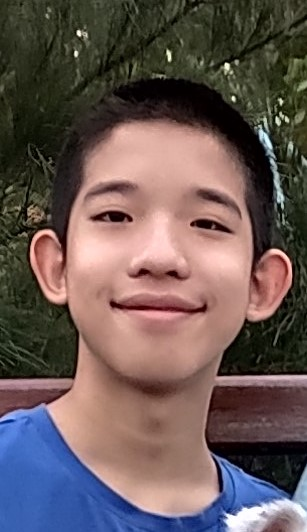
#> input picture OpenCV/face_decect/face/2020.jpg, 307 x 532 px, found by its file name
$ python opencv.py
#> lines starting #> are read from the running program, lines starting #| are printed output that depends on the picture; after the words box and inside, x2 and y2 are one past the last pixel; in counts of white or black regions, pixels touching at a corner belong together
import cv2
img = cv2.imread('C:\\Users\\timg\\Documents\\python\\AI\\OpenCV\\face_decect\\face\\2020.jpg')
#> img is the input picture: shape (532, 307, 3); mean B, G, R 86.6, 88.7, 105
grey = cv2.cvtColor(img,cv2.COLOR_BGR2GRAY)
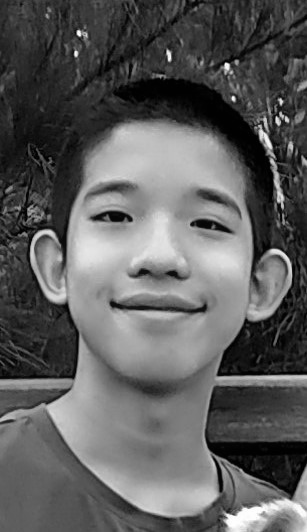
#> grey: shape (532, 307); min 0, max 255, mean 93.4
flie = 'C:\\OpenCV-data\\haarcascades\\haarcascade_frontalface_default.xml'
face_cascade = cv2.CascadeClassifier(flie)
faces = face_cascade.detectMultiScale(grey,1.3,5)
#> faces = [[40, 124, 235, 235]]
for (x,y,w,h) in faces:
    cv2.rectangle(img,(x,y),(x + w,y + h),(255,0,0),3)
#> this loop made 1 pass
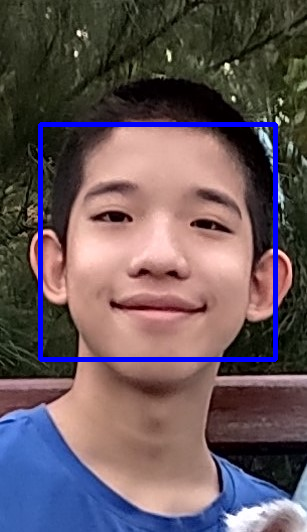
#> img: shape (532, 307, 3); 2.87% of pixels changed, all inside (x1, y1, x2, y2) = (38, 122, 278, 362)
cv2.imshow('Results',img)
cv2.waitKey(0)
cv2.destroyAllWindows()

$ run again, with OpenCV/face_decect/face/uu2009_0805_200437.jpg copied over OpenCV/face_decect/face/2020.jpg
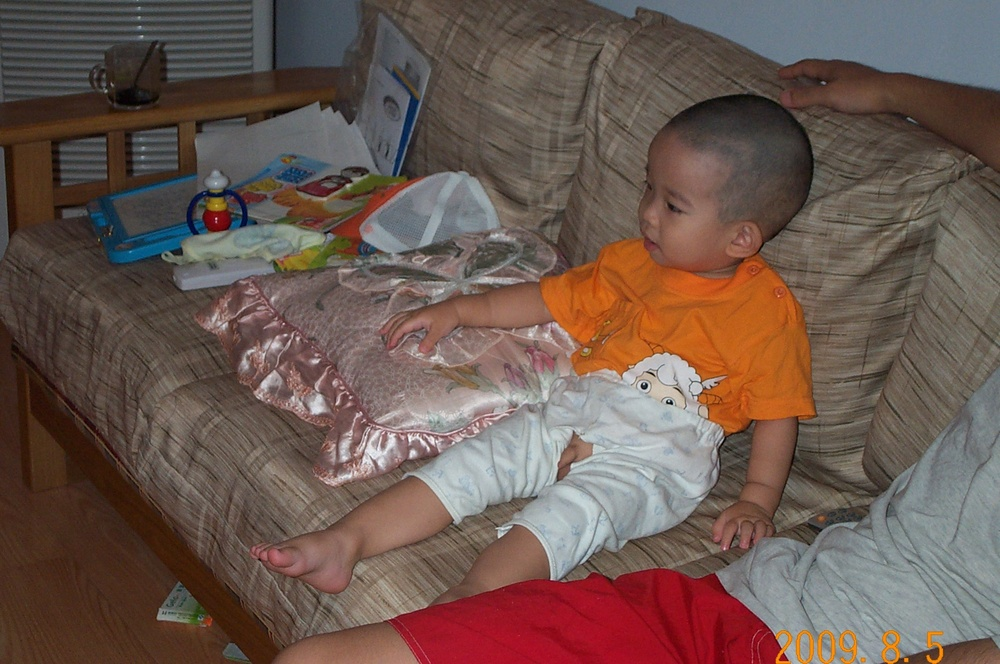
#> input picture OpenCV/face_decect/face/uu2009_0805_200437.jpg, 1000 x 664 px, shrunk from 1760 x 1168 before the run, found by its file name
#> img is the input picture: shape (664, 1000, 3); mean B, G, R 79.7, 87.8, 107.8
#> `grey = cv2.cvtColor(img,cv2.COLOR_BGR2GRAY)`:
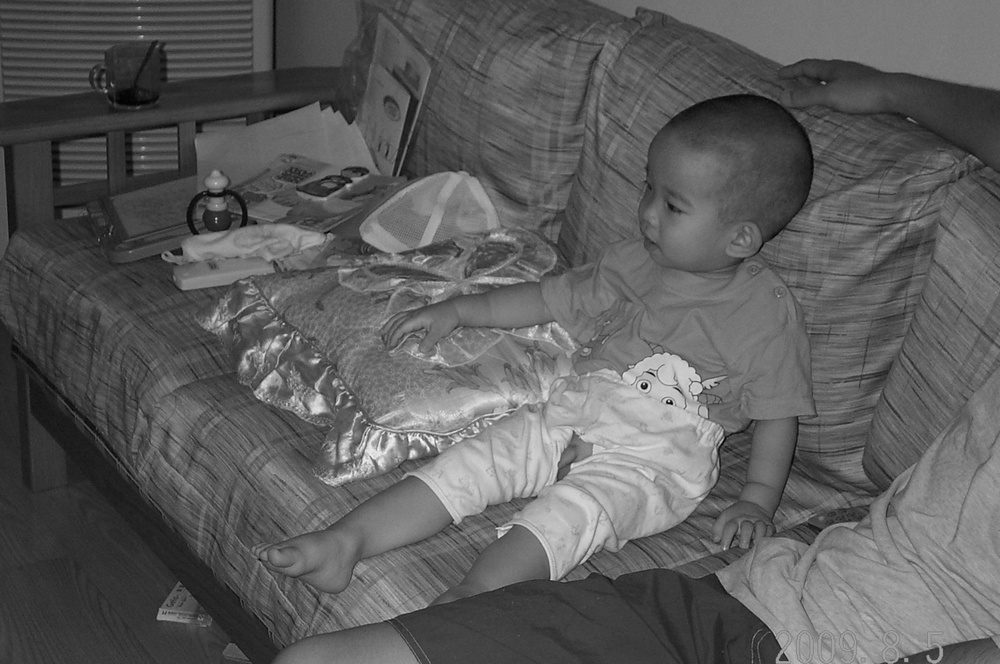
#> grey: shape (664, 1000); min 1, max 254, mean 92.9
#> faces = ()

$ run again, with OpenCV/face_decect/face/uu2009_0805_200516.jpg copied over OpenCV/face_decect/face/2020.jpg
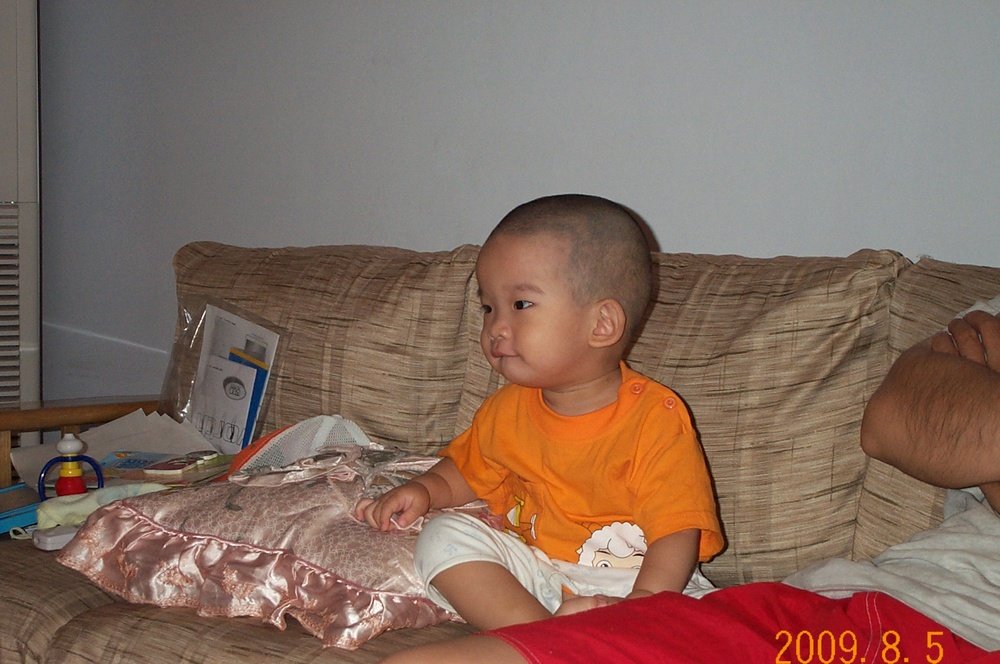
#> input picture OpenCV/face_decect/face/uu2009_0805_200516.jpg, 1000 x 664 px, shrunk from 1760 x 1168 before the run, found by its file name
#> img is the input picture: shape (664, 1000, 3); mean B, G, R 96.9, 108.4, 132.7
#> `grey = cv2.cvtColor(img,cv2.COLOR_BGR2GRAY)`:
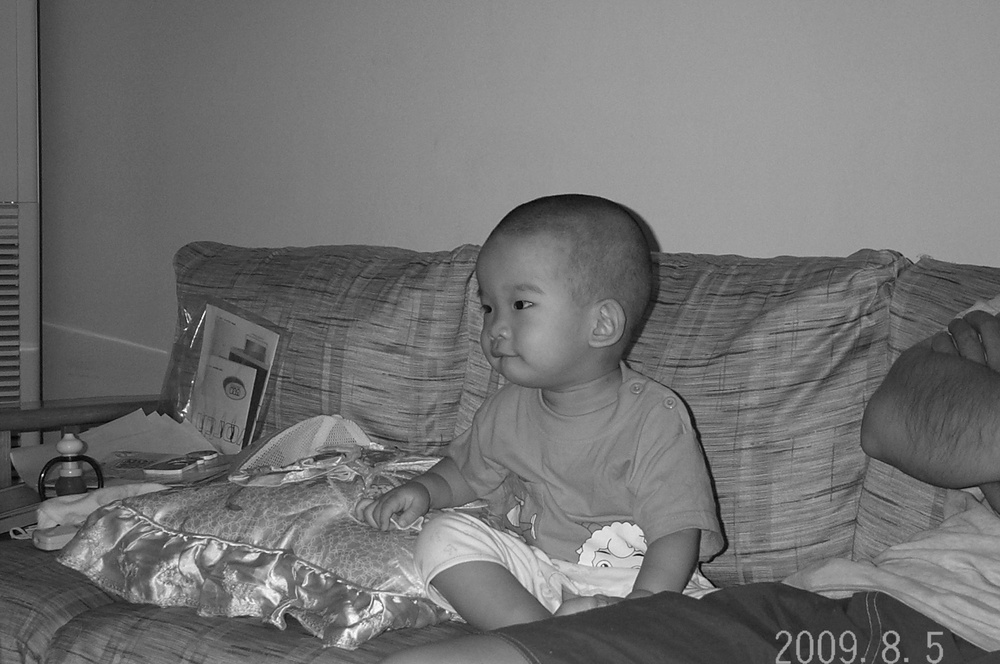
#> grey: shape (664, 1000); min 1, max 254, mean 114.3
#> faces = ()

$ run again, with OpenCV/face_decect/face/uu2009_0805_200534.jpg copied over OpenCV/face_decect/face/2020.jpg
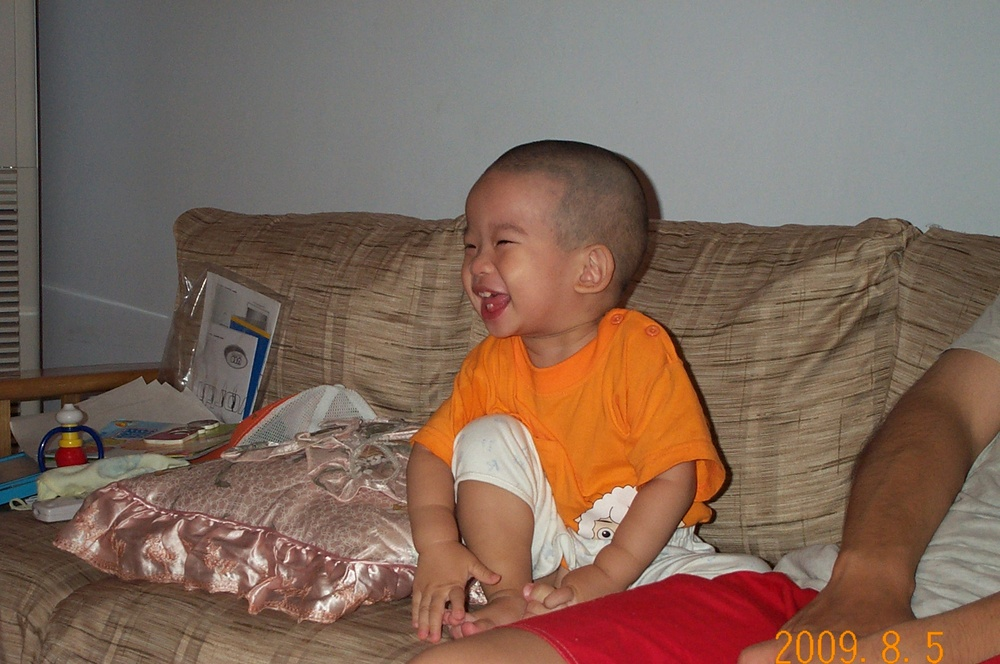
#> input picture OpenCV/face_decect/face/uu2009_0805_200534.jpg, 1000 x 664 px, shrunk from 1760 x 1168 before the run, found by its file name
#> img is the input picture: shape (664, 1000, 3); mean B, G, R 89.9, 103.3, 127.1
#> `grey = cv2.cvtColor(img,cv2.COLOR_BGR2GRAY)`:
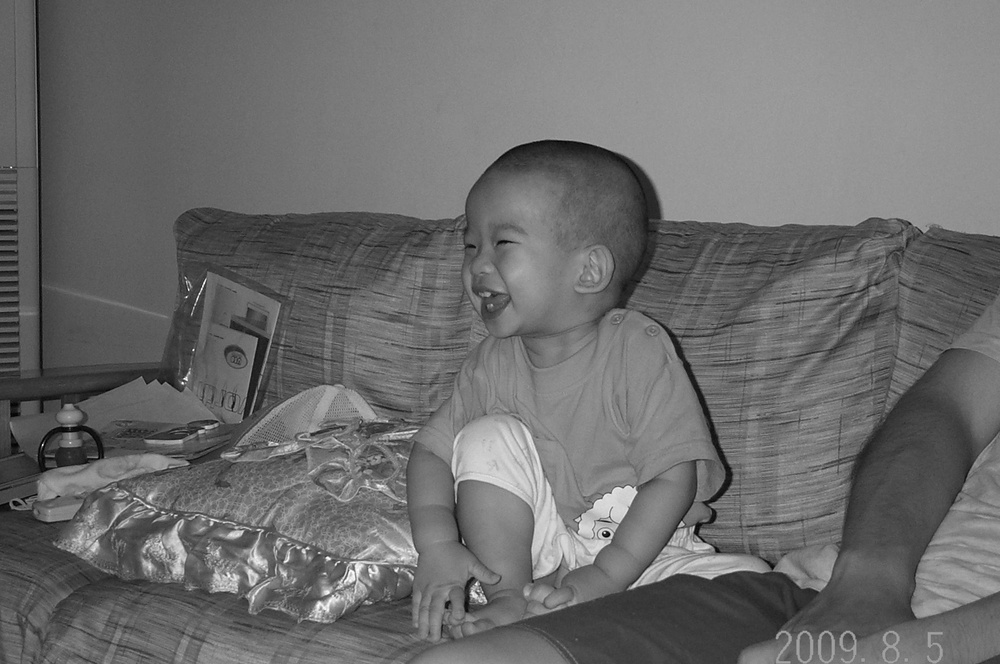
#> grey: shape (664, 1000); min 0, max 254, mean 108.9
#> faces = ()
